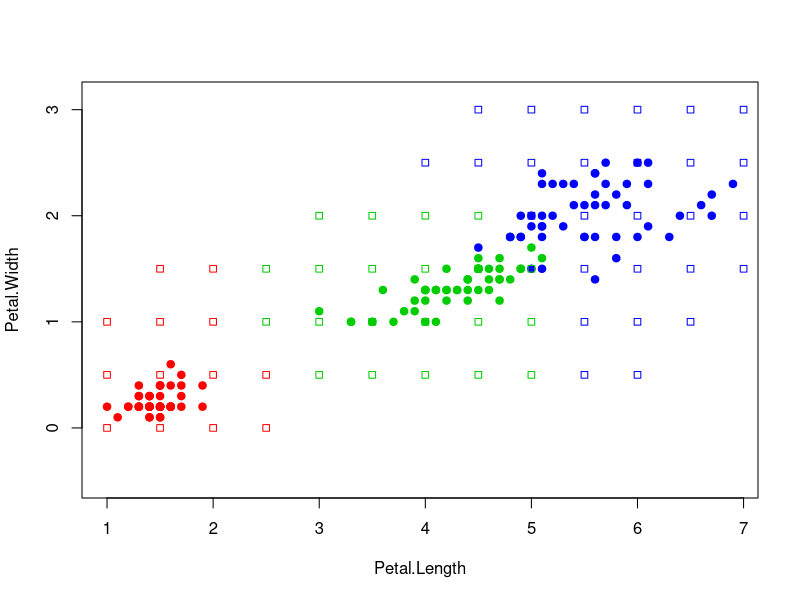

This figure's R source:
sortObjectsByDist = function(xl, z){
  
  l = dim(xl)[1];
  n = dim(xl)[2]-1;
  
  distances = matrix(NA, l, 2);
  
  for (i in 1:l){
    distances[i] = sqrt(sum((xl[i, 1:n] - z)^2));
  }
  
  return (distances);
}

core_1 = function(r){
  
  if(r <= 1){
    return((3/4)*(1-r^2))
  }
  else
    return(0)
}

core_2 = function(r){
  
  if(r <= 1){
    return((15/16)*(1-r^2)^2)
  }
  else
    return(0)
}

core_3 = function(r){
  
  if(r <= 1){
    return((1-abs(r)))
  }
  else
    return(0)
}

classif_PW = function(xl, h, orderedXl, core = core_1) {
  l = dim(orderedXl)[1];
  n = dim(xl)[2];
  
  weights = table(xl[1:l, n]);
  weights[1:dim(weights)] = 0;
  
  for (i in 1:l) {
    weights[xl[i, n]] = weights[xl[i, n]] + core(orderedXl[i] / h);
  }
  
  if (max(weights) != 0)
    return (which.max(weights))
  else
    return (0)
}

PW = function(xl, h, z){
  return(classif_PW(xl, h, sortObjectsByDist(xl, z)));
}

xl = iris[,3:5];

colors <- c("1" = "red", "2" = "green3", "3" = "blue")
plot(iris[, 3:4], pch = 21, bg = colors[iris$Species], col = colors[iris$Species], asp = 1)

x = 1;
y = 0;

while(x <= 7){
  while(y <= 3){
    class <- PW(xl, h = 1, c(x,y));
    points(x, y, pch = 22, col = colors[class], asp = 1);
    y = y + 0.5;
  }
  y = 0;
  x = x + 0.5;
}
